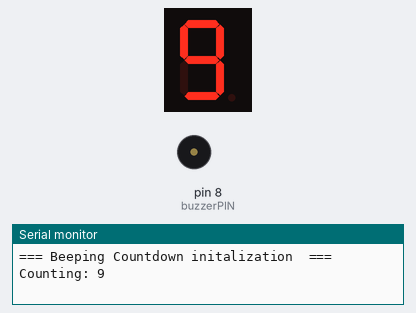
Simulated run of this sketch. Board: Arduino Uno, built with avr-gcc and run on an emulated ATmega328P. On the bench: 1-digit seven-segment display, buzzer (waves = sounding), the last lines printed to the serial monitor. Wiring (inferred from the names in the program): 1-digit 7-segment display, segments lit when HIGH: segments pin 2, pin 3, pin 4, pin 5, pin 6, pin 7, pin 9. The segment pins are drawn as the display they are named for.

Above: at 0.3 s.
At 4.3 s:
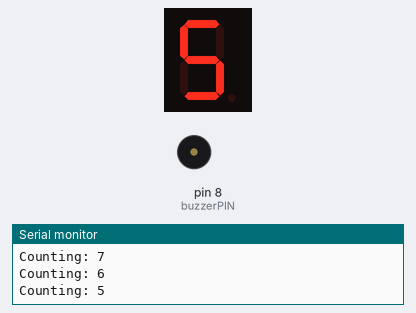
At 9.1 s:
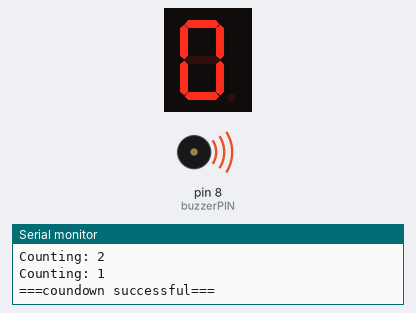
At 10.6 s:
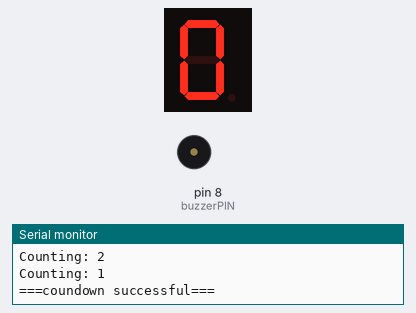
Timing chart, 0 to 12.1 s (numbered marks = the images above):
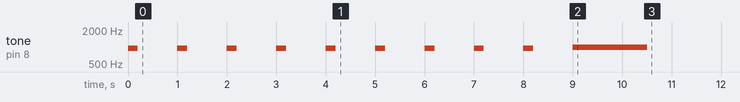

The sketch:

Task_E.ino
```cpp
int buzzerPIN = 8;
int numSegments = 7;
int segPINS[] = {2,3,4,5,6,7,9};//a,b,c,d,e,f,g

// The pattern for each digit. 1 = segment ON, 0 = segment OFF.
byte digits[10][7] = {
    {1, 1, 1, 1, 1, 1, 0},   // 0
    {0, 1, 1, 0, 0, 0, 0},   // 1
    {1, 1, 0, 1, 1, 0, 1},   // 2
    {1, 1, 1, 1, 0, 0, 1},   // 3
    {0, 1, 1, 0, 0, 1, 1},   // 4
    {1, 0, 1, 1, 0, 1, 1},   // 5
    {1, 0, 1, 1, 1, 1, 1},   // 6
    {1, 1, 1, 0, 0, 0, 0},   // 7
    {1, 1, 1, 1, 1, 1, 1},   // 8
    {1, 1, 1, 1, 0, 1, 1},   // 9
};

void showDigit(int n){
  for(int i = 0;i < numSegments;i++){
     digitalWrite(segPINS[i],digits[n][i]);
  }
}

void setup() {
    Serial.begin(9600);

    pinMode(buzzerPIN, OUTPUT);

    for (int i = 0; i < numSegments; i++) {
        pinMode(segPINS[i], OUTPUT);
    }

    Serial.println("=== Beeping Countdown initalization  ===");

    int count = 9;
    while (count != 0){
        Serial.print("Counting: ");
        Serial.println(count);
        showDigit(count);
        tone(buzzerPIN,950,200);
        delay(1000);
        count=count-1;
    }

        showDigit(0);
      tone(buzzerPIN,1000, 1500);
        Serial.println("===coundown successful===");
}

void loop(){

}
```

Measured:
- by itself, tone on pin 8 (buzzerPIN): plays 950 Hz for 0.20 s, 950 Hz for 0.20 s, 950 Hz for 0.20 s, 950 Hz for 0.20 s, 950 Hz for 0.20 s, 950 Hz for 0.20 s … (10 notes in this stretch)
- what the display in image 1 shows lasts 1.0 s, from 4.0 s to 5.0 s
